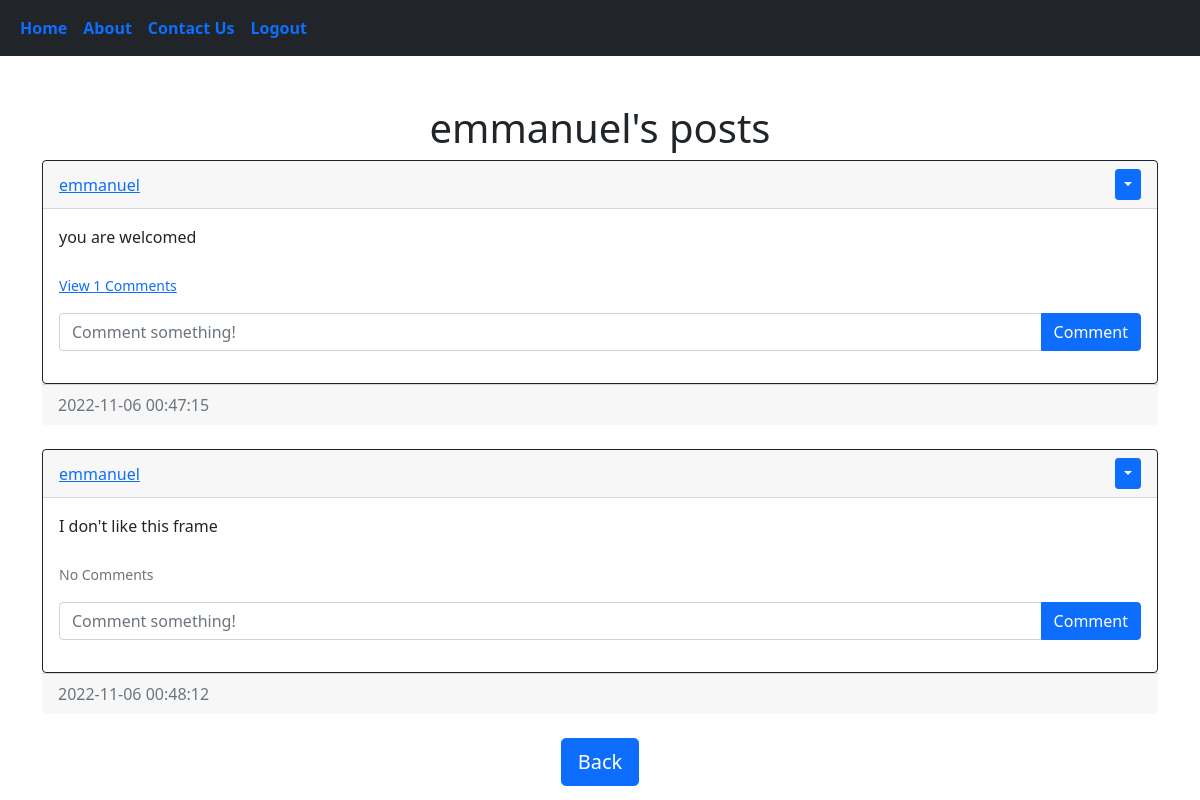
Screenshot of /posts/emmanuel (signed in) with the database file from the repository.
### blog/models.py (models this page shows)
class User(db.Model, UserMixin):
    id = db.Column(db.Integer, primary_key=True)
    firstName = db.Column(db.String(150), unique=True)
    LastName = db.Column(db.String(150), unique=True)
    email = db.Column(db.String(150), unique=True)
    username = db.Column(db.String(150), unique=True)
    password = db.Column(db.String(150))
    date_created = db.Column(db.DateTime(timezone=True), default=func.now())
    posts = db.relationship('Post', backref='user', passive_deletes=True, )
    comments = db.relationship('Comment', backref='user', passive_deletes=True)

class Post(db.Model):
    id = db.Column(db.Integer, primary_key=True)
    text = db.Column(db.Text, nullable=False)
    date_created = db.Column(db.DateTime(timezone=True), default=func.now())
    author = db.Column(db.Integer, db.ForeignKey(
        'user.id', ondelete="CASCADE"), nullable=False)
    comments = db.relationship('Comment', backref='post', passive_deletes=True)

### blog/views.py (the view)
@views.route("/posts/<username>")
@login_required
def posts(username):
    user = User.query.filter_by(username=username).first()
    if not user:
        flash('No user with that username exists.', category='error')
        return redirect(url_for('views.home'))
    posts = Post.query.filter_by(author=user.id).all()
    return render_template("posts.html", user=current_user, posts=posts, username=username)

### blog/__init__.py (called while the page is built)
def create_app():
    app = Flask(__name__)
    app.config['SECRET_KEY'] = "helloworld"
    app.config['SQLALCHEMY_DATABASE_URI'] = f'sqlite:///{DB_NAME}'
    db.init_app(app)
    from .views import views
    from .auth import auth
    app.register_blueprint(views, url_prefix="/")
    app.register_blueprint(auth, url_prefix="/")
    from .models import User, Post, Comment, Contact
    with app.app_context():
        db.create_all()
    login_manager = LoginManager()
    login_manager.login_view = "auth.login"
    login_manager.init_app(app)
    @login_manager.user_loader
    def load_user(id):
         return User.query.get(int(id))
    return app

### blog/templates/posts.html (shortened to what this page needs)
{% extends "posts_div.html" %}  {% block header %} {{username}}'s posts {% endblock %} {% block footer %}
    <div align="center">
      <a href="/home"
        ><button type="button" class="btn btn-primary btn-lg">Back</button></a
      >
    </div>
    {% endblock %}

### blog/templates/posts_div.html (shortened to what this page needs)
{% extends "base.html" %} {% block title %}Home{% endblock %} {% block content
  %}
  <br><br>
  <h1 align="center">{% block header %}SALEM CITY BLOG: All Posts{% endblock %}</h1>
  <div id="posts">
      {% for post in posts %}
    <div class="card border-dark">
      <div class="card-header d-flex justify-content-between align-items-center">
          <a href="/posts/{{post.user.username}}">{{post.user.username}}</a>
              {% if user.id == post.author %}
          <div class="btn-group">
            <button
                type="button"
                class="btn btn-sm btn-primary dropdown-toggle"
                data-bs-toggle="dropdown"
            ></button>
          </div>
            {% endif %}
    </div>
      <div class="card-body">
        <div class="card-text">{{post.text}}</div>
        <br/>
      <p class="card-text">
        {% if post.comments|length > 0 %}
        <a data-bs-toggle="collapse" href="#comments-{{post.id}}" role="button">
          <small>View {{post.comments|length}} Comments</small>
        </a>
        {% else %}
        <small class="text-muted">No Comments</small>
        {% endif %}
      </p>
      <form
        class="input-group mb-3"
        method="POST"
        action="/create-comment/{{post.id}}"
      >
        <input
          type="text"
          id="text"
          name="text"
          class="form-control"
          placeholder="Comment something!"
        />
        <button type="submit" class="btn btn-primary">Comment</button>
      </form>
    </div>
      </div>
        <div class="card-footer text-muted">{{post.date_created}}</div>
    </div>
    <br/ > {% endfor %}
  {% block footer %}{% endblock %} {% endblock %}

### rows the page displays
User: username "emmanuel"
Post: user.username "emmanuel", text "you are welcomed", comments|length "1", date_created "2022-11-06 00:47:15"
Post: user.username "emmanuel", text "I don't like this frame", shows "No Comments", date_created "2022-11-06 00:48:12"
